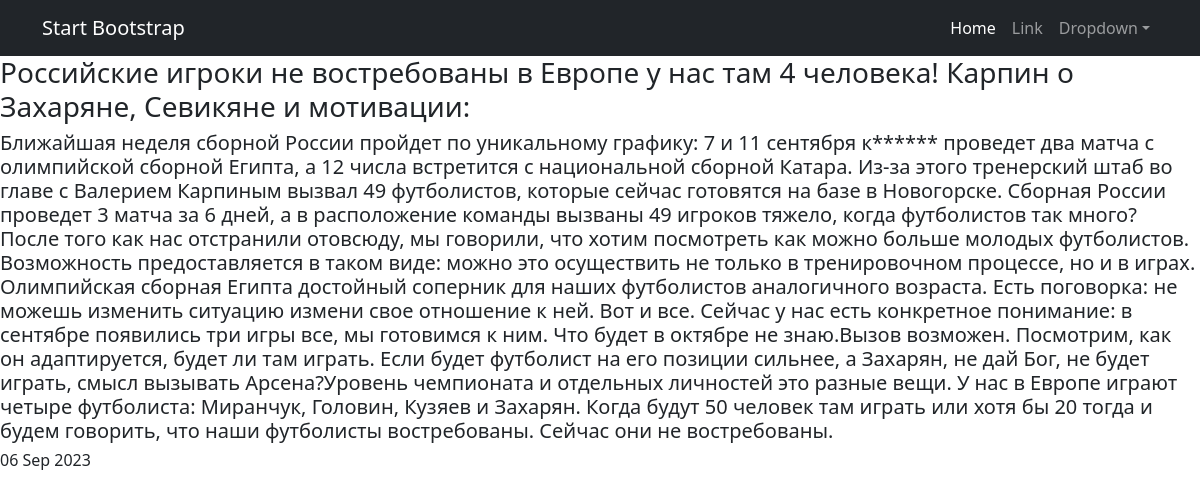
/post/1, run on the app's committed database.
### NewsPortals/models.py (models this page shows, shortened)
class Post(models.Model):
    article = 'A'
    news = 'N'
    author = models.ForeignKey(Author, on_delete=models.CASCADE)
    type = models.CharField(max_length=1, default=news)
    in_post = models.DateTimeField(auto_now_add=True)
    category = models.ManyToManyField(Category, through='PostCategory')
    heading = models.CharField(max_length=25)
    text = models.TextField()
    rating = models.IntegerField(default=0)

### NewsPortals/views.py (the view)
# urls.py: path('<int:pk>', PostsDetail.as_view()),
class PostsDetail(DetailView):
    model = Post
    template_name = 'posts.html'
    context_object_name = 'posts'

### NewsPortals/templatetags/custom_filters.py (called while the page is built)
@register.filter()
def censor(value):
   list = ['команда', 'дело', 'жизни']
   for word in value.split():
      if word in list:
         value = value.replace(word, f"{word[0]}{'*' * (len(word) - 1)}")
   return value

### NewsPortal/templates/posts.html (shortened to what this page needs)
{% extends 'flatpages/default.html' %}
{% load custom_filters %}
{% block content %}
<h3>
    {{ posts.heading }}:
</h3>
<h5>
    {{ posts.text | censor }}
</h5>
<h6>
    {{ posts.in_post | date:'d M Y' }}
</h6>
{% endblock content %}

### data on the page
Post: heading "Российские игроки не востребованы в Европе у нас там 4 человека! Карпин о Захаряне, Севикяне и мотивации", text|censor "Ближайшая неделя сборной России пройдет по уникальному графику: 7 и 11 сентября к****** проведет два матча с олимпийской сборной Египта, а 12 числа встретится с национальной сборной Катара. Из-за этого тренерский штаб во главе с Валерием Карпиным вызвал 49 футболистов, которые сейчас готовятся на базе в Новогорске. Сборная России проведет 3 матча за 6 дней, а в расположение команды вызваны 49 игроков тяжело, когда футболистов так много? После того как нас отстранили отовсюду, мы говорили, что хотим посмотреть как можно больше молодых футболистов. Возможность предоставляется в таком виде: можно это осуществить не только в тренировочном процессе, но и в играх. Олимпийская сборная Египта…", in_post "06 Sep 2023"
